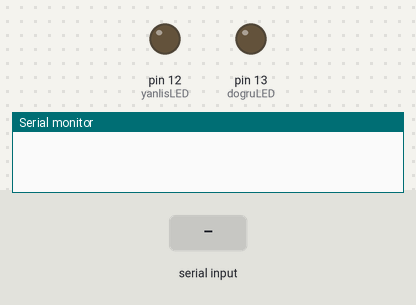
This sketch was run on a simulated Arduino Uno, built with avr-gcc and run on an emulated ATmega328P. Parts: output pins drawn as LEDs (lit = HIGH), the last lines printed to the serial monitor. The test bench sets the inputs (shaded band).

Above: at 1.2 s.
1.3 s: "90,45\n" received over Serial
At 2.9 s:
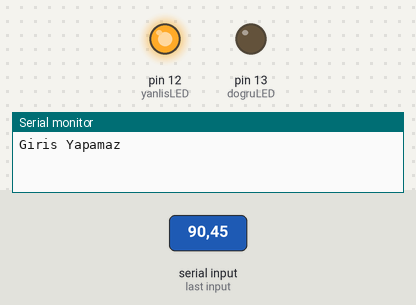
3.8 s: "1923\n" received over Serial
At 6.3 s:
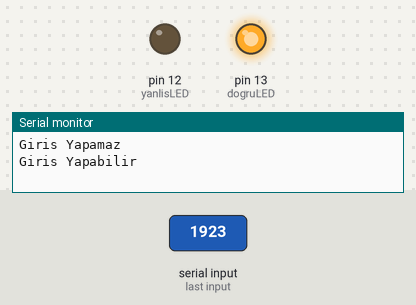
6.8 s: "30,150\n" received over Serial
At 8.6 s:
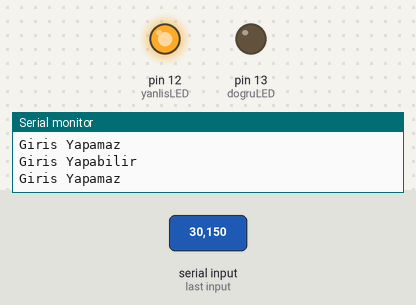
9.8 s: "5\n" received over Serial
Timing chart, 0 to 13.8 s (numbered marks = the images above; inputs shaded):
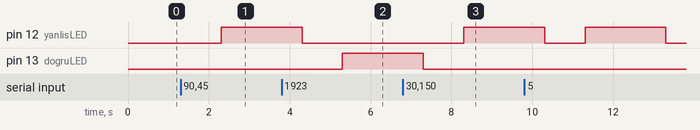

The sketch:

Haberlesme.ino
```cpp
int dogruLED = 13;
int yanlisLED = 12;

void setup() {
  // put your setup code here, to run once:
  Serial.begin(9600);
  pinMode(yanlisLED, OUTPUT);
  pinMode(dogruLED, OUTPUT);
}

void loop() {
  // put your main code here, to run repeatedly:
  if(Serial.available()) //seri haberlesme var mi
  {
     if(Serial.available() > 0) //seri haberlesmeden veri geldi mi
     {
        String deger;
        int sayi;

        deger = Serial.readString();
        sayi = deger.toInt();

        if(sayi == 1923)
        {
          digitalWrite(dogruLED, HIGH);
          Serial.println("Giris Yapabilir");
          delay(2000);
          digitalWrite(dogruLED, LOW);
        }
        else
        {
          digitalWrite(yanlisLED, HIGH);
          Serial.println("Giris Yapamaz");
          delay(2000);
          digitalWrite(yanlisLED, LOW);
        }

     }
  }
}
```

Measured:
- after the input at 1.3 s, pin 12 (yanlisLED): LOW → HIGH after 1.0 s
- after the input at 3.8 s, pin 13 (dogruLED): LOW → HIGH after 1.5 s
- after the input at 6.8 s, pin 12 (yanlisLED): LOW → HIGH after 1.5 s
